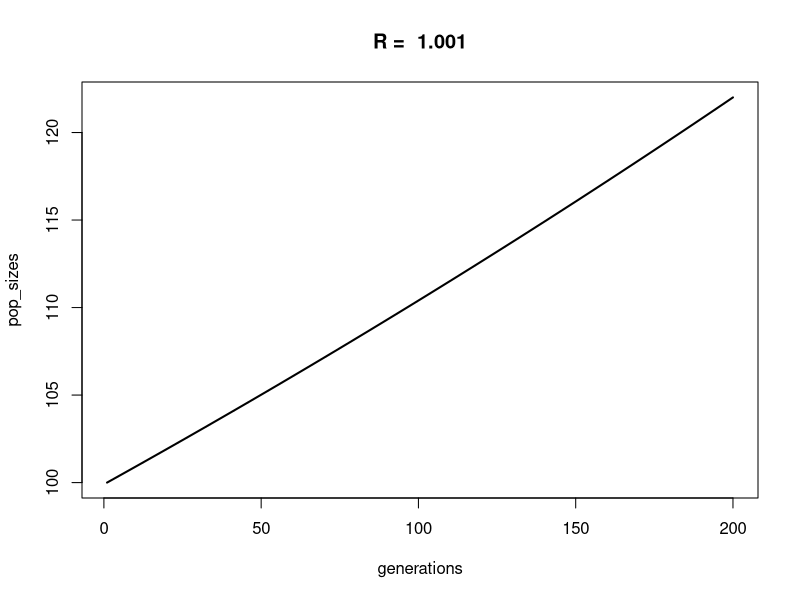
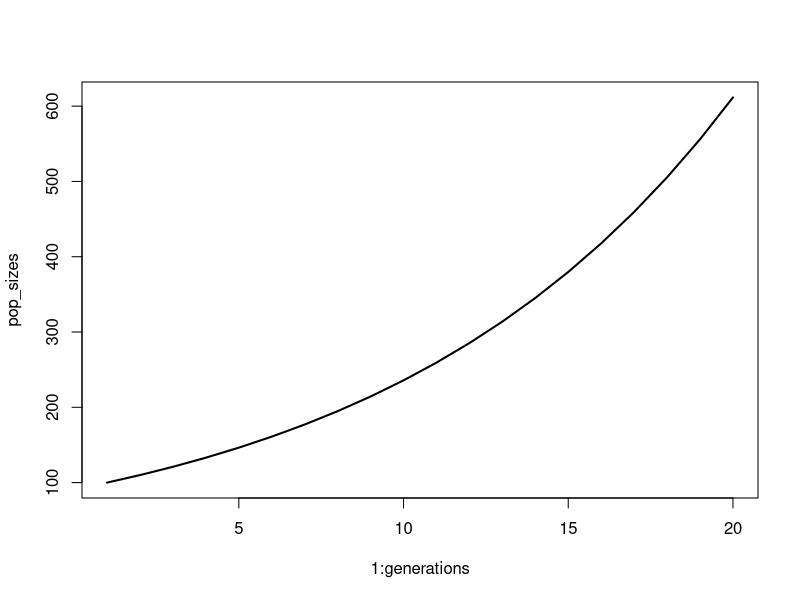
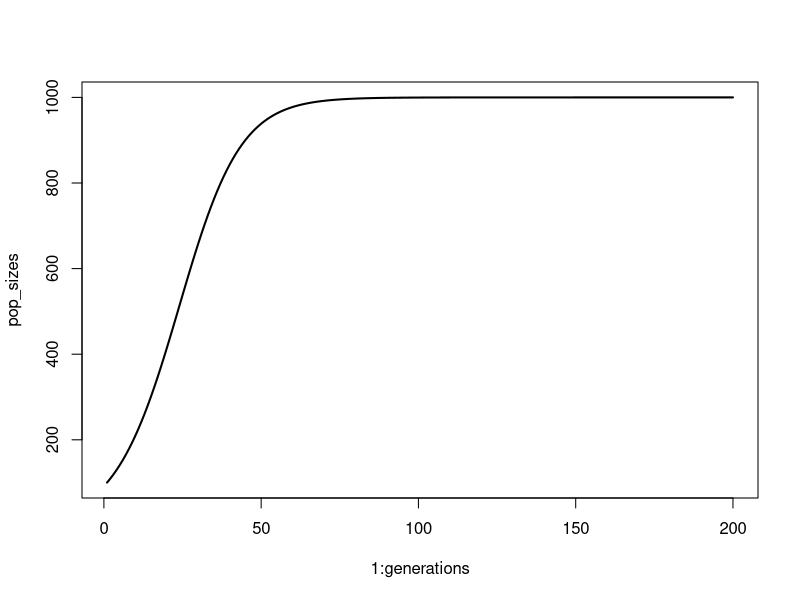
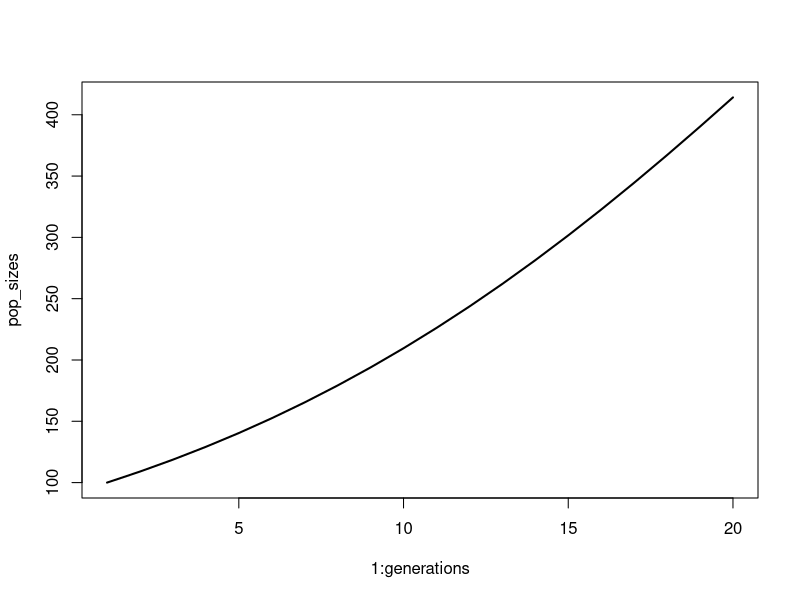

Here is the R script that generated these plots, in order:
## ---- chunk 1
# conditions & parameters (these are new!)
generations <- 200
RR <- 1.001 # R is a parameter
N_init <- 100 # N is a state variable

# create and populate pop size vector
pop_sizes <- numeric(generations)
pop_sizes[1] <- N_init
for (time in 2:generations){
  pop_sizes[time] <- RR*pop_sizes[time-1]
}

pop_sizes

# My favourite plot:
plot(x = 1:generations, y = pop_sizes, type = "l", lwd = 2,
     xlab = "generations", main = paste("R = ", RR))

## ---- chunk 2
# The function
geom_pop_growth <- function(N, RR, generations = 20) {
  pop_sizes <- numeric(generations)
  pop_sizes[1] <- N_init
  for (time in 2:generations){
    pop_sizes[time] <- RR*pop_sizes[time-1]
  }
  plot(y = pop_sizes, x = 1:generations, type = "l", lwd = 2)
  return(pop_sizes)
}

# Run the function 
geom_pop_growth(N = 100, RR = 1.1)
## ---- chunk 3
# parameters
# conditions & parameters (these are new!)
generations <- 200
rr <- .1 # R is a parameter
N_init <- 100 # N is a state variable
K <- 1000 # Carrying capacity - a parameter

# create and populate pop size vector
pop_sizes <- numeric(generations)
pop_sizes[1] <- N_init
for (time in 2:generations){
  pop_sizes[time] <- pop_sizes[time-1]*(1+rr*(1-pop_sizes[time-1]/K))
}
plot(y = pop_sizes, x = 1:generations, type = "l", lwd = 2)

## ---- chunk 4
# The function

logistic_pop_growth <- function(N, rr, generations = 20, K) {
  pop_sizes <- numeric(generations)
  pop_sizes[1] <- N_init
  for (time in 2:generations){
    pop_sizes[time] <- pop_sizes[time-1]*(1+rr*(1-pop_sizes[time-1]/K))
  }
  plot(y = pop_sizes, x = 1:generations, type = "l", lwd = 2)
  
}

# Run the function
logistic_pop_growth(N = 100, rr = 0.1, K = 1000)
